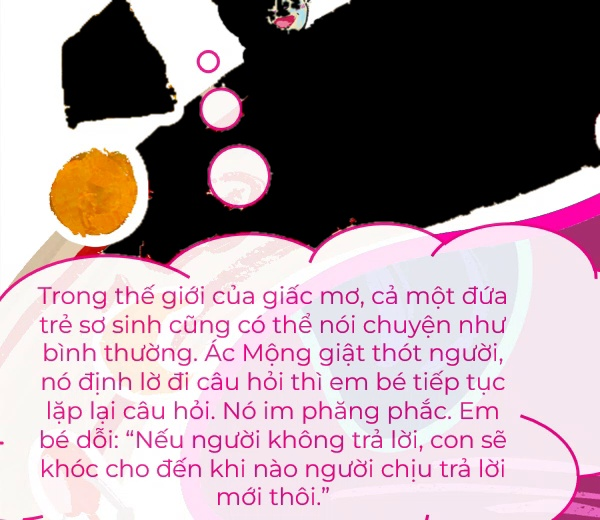
#> input picture scratch/slides_24_27/s24_extracted_on_black.jpg, 600 x 520 px, given in place of s24_bubble_zone.png, which was not available
$ python extract_clean_bubbles.py
#> lines starting #> are read from the running program, lines starting #| are printed output that depends on the picture; after the words box and inside, x2 and y2 are one past the last pixel; in counts of white or black regions, pixels touching at a corner belong together; pictures that were not available may be replaced by others from this repository, and a replacement may not be noted
import cv2, numpy as np

for name, y_off in [('s24', 200), ('s25', 300)]:
    crop = cv2.imread(f'scratch/slides_24_27/{name}_bubble_zone.png')
#> crop is the input picture: shape (520, 600, 3); mean B, G, R 155.8, 148.7, 167
    h, w, _ = crop.shape
#> h = 520; w = 600

    # In both crops, the text is inside the white cloud.
    # Where is the white cloud? It has R > 200, G > 200, B > 200 (or the pink text inside)
    # The pink border is R > 170, G < 80, B > 90
    # Let's find the outer contour of the pink border and cloud

    # Cloud interior + text + pink border mask:
    # Any pixel that is:
    # 1) White or light: R > 210, G > 200, B > 200
    # 2) Pink text or border: R > 150, G < 100, B > 70
    is_cloud_or_border = ((crop[:, :, 2] > 200) & (crop[:, :, 1] > 190) & (crop[:, :, 0] > 190)) | \
                         ((crop[:, :, 2] > 140) & (crop[:, :, 1] < 110) & (crop[:, :, 0] > 70))
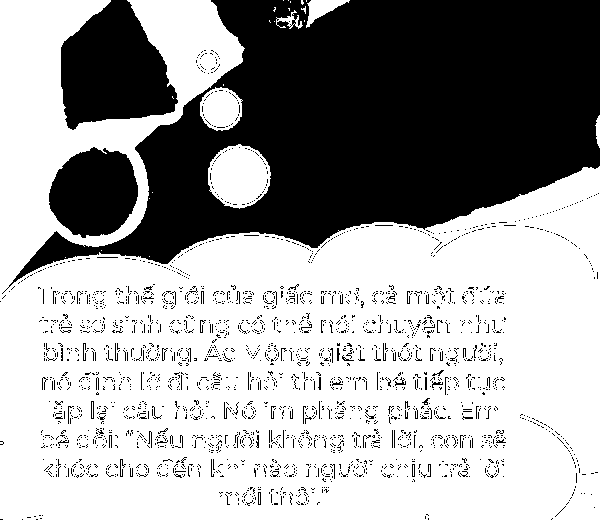
#> is_cloud_or_border: shape (520, 600) bool; 63.4% white; 2482 black regions (2421 under 20 px), largest, box (x1, y1, x2, y2) and area: (2, 0, 600, 294) 88744, (61, 0, 178, 130) 10317, (49, 147, 138, 238) 6094

    # We can seed a flood fill or morphological close to get the solid mask
    mask = is_cloud_or_border.astype(np.uint8) * 255
    kernel = cv2.getStructuringElement(cv2.MORPH_ELLIPSE, (5, 5))
    mask_closed = cv2.morphologyEx(mask, cv2.MORPH_CLOSE, kernel)
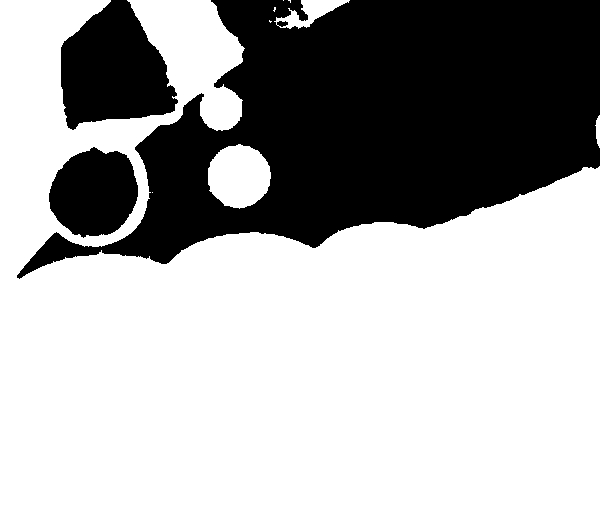
#> mask_closed: shape (520, 600); 66.4% white; 3 black regions

    # Find all contours in mask_closed
    contours, hierarchy = cv2.findContours(mask_closed, cv2.RETR_EXTERNAL, cv2.CHAIN_APPROX_SIMPLE)
#> contours = 9 contours, 5 with area under 20; largest, box (x1, y1, x2, y2) and area: (0, 0, 600, 520) 207548, (208, 144, 271, 209) 3032, (274, 0, 350, 29) 847, (595, 115, 600, 148) 76

    # Keep contours with area > 1000 (cloud body and tail circles)
    solid_mask = np.zeros((h, w), dtype=np.uint8)
    for c in contours:
        area = cv2.contourArea(c)
        if area > 100: # tail circles are area ~200-1500
            # Check if this contour is part of the bubble
            # Draw filled
            cv2.drawContours(solid_mask, [c], -1, 255, -1)
#> this loop made 9 passes
#> area on passes 2, 3, 6, 9: 3032.5, 76, 847, 207548.5
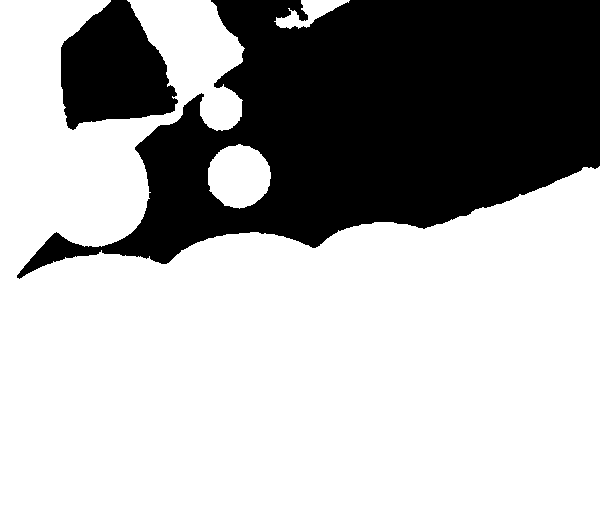
#> solid_mask: shape (520, 600); 68.3% white; 2 black regions, box (x1, y1, x2, y2) and area: (17, 0, 600, 279) 88498, (61, 0, 178, 130) 10303

    # Smooth the mask boundary slightly
    solid_mask = cv2.GaussianBlur(solid_mask, (3, 3), 0)

    # Create RGBA
    rgba = cv2.cvtColor(crop, cv2.COLOR_BGR2BGRA)
    rgba[:, :, 3] = solid_mask

    # Tight crop
    ys, xs = np.where(solid_mask > 20)
    if len(ys) > 0:
        tight_rgba = rgba[ys.min():ys.max()+1, xs.min():xs.max()+1]
        cv2.imwrite(f'scratch/slides_24_27/{name}_extracted_bubble.png', tight_rgba)

        # Save on black and white to check
        alpha_t = tight_rgba[:, :, 3] / 255.0
        rgb_t = tight_rgba[:, :, :3]
        bg_b = np.zeros_like(rgb_t)
        bg_w = np.full_like(rgb_t, 255)
        comp_b = (rgb_t * alpha_t[:, :, None] + bg_b * (1 - alpha_t[:, :, None])).astype(np.uint8)
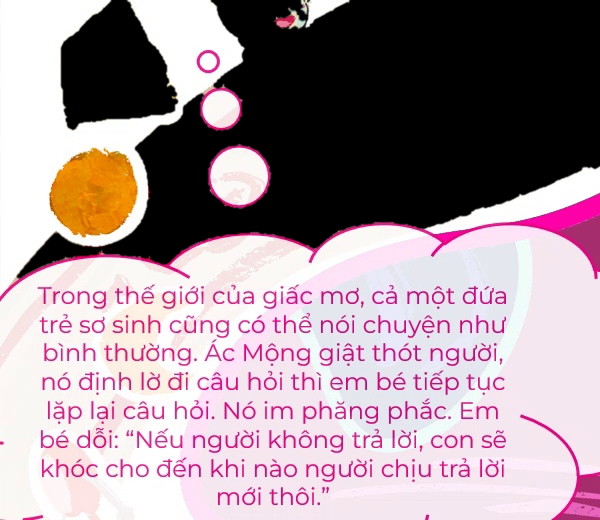
#> comp_b: shape (520, 600, 3); mean B, G, R 154.1, 146.9, 164.6
        comp_w = (rgb_t * alpha_t[:, :, None] + bg_w * (1 - alpha_t[:, :, None])).astype(np.uint8)
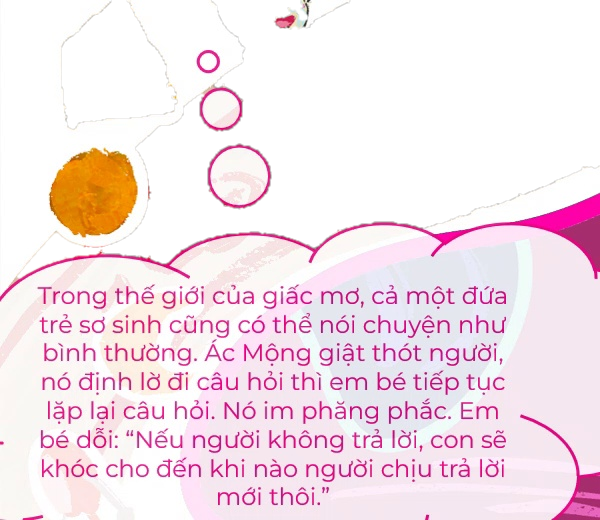
#> comp_w: shape (520, 600, 3); mean B, G, R 234.8, 227.7, 245.4
        cv2.imwrite(f'scratch/slides_24_27/{name}_extracted_on_black.jpg', comp_b)
        cv2.imwrite(f'scratch/slides_24_27/{name}_extracted_on_white.jpg', comp_w)

        # Output position relative to 1280x720 video
        rel_x = xs.min()
#> rel_x = 0
        rel_y = y_off + ys.min()
#> rel_y = 200
        rel_w = xs.max() - xs.min() + 1
#> rel_w = 600
        rel_h = ys.max() - ys.min() + 1
#> rel_h = 520
        print(f'{name} extracted: x={rel_x} ({rel_x/12.8:.2f}%), y={rel_y} ({rel_y/7.2:.2f}%), w={rel_w} ({rel_w/12.8:.2f}%), h={rel_h} ({rel_h/7.2:.2f}%)')
#| s24 extracted: x=0 (0.00%), y=200 (27.78%), w=600 (46.88%), h=520 (72.22%)
